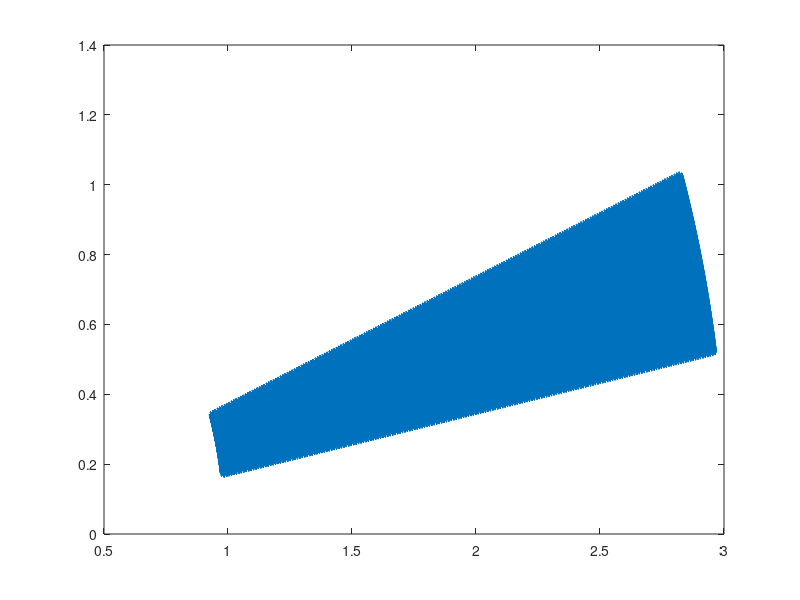

MATLAB code for this plot:
%% Values
% Lmin = input('Lmin = ');
% Lmax = input('Lmax = ');
% LStep= input('LStep = ');
% angmin = input('angMin = ');
% angmax = input('angMax = ');
% angStep = input('angStep = ');

clear all
Lmin   = 1;
Lmax   = 3;
LStep  = 0.01;
angmin = 10;
angmax = 20; 
angStep= 0.01;

%% Method 1
%{
figure, hold on, grid on;
tic
for L = Lmin:LStep:Lmax
    for ang = angmin:angStep:angmax         %angle in degrees
        x = L*cos(ang*pi/180);              %convert angle from degree to radian
        y = L*sin(ang*pi/180);
        plot(x,y,'*');
    end
end
disp('Method 1:');
toc
%}
%% Method 2
%{
tic
x=0; y=0;
for L = Lmin:LStep:Lmax
    for ang = angmin:angStep:angmax         %angle in degrees
        x = [x L*cos(ang*pi/180)];          %convert angle from degree to radian
        y = [y L*sin(ang*pi/180)];
    end
end
plot(x,y,'*');
disp('Method 2:');
toc
%}
%% Method 3
%{
tic
x=[]; y=[]; count = 0;
for L = Lmin:LStep:Lmax
    for ang = angmin:angStep:angmax          %angle in degrees
        count = count + 1;
        x(count) = L*cos(ang*pi/180);        %convert angle from degree to radian
        y(count) = L*sin(ang*pi/180);
    end
end
plot(x,y,'*');
disp('Method 3:');
toc
%}
%% Method 4
%{
tic
x=zeros(1,10000); y=x; count = 0;
for L = Lmin:LStep:Lmax
    for ang = angmin:angStep:angmax          %angle in degrees
        count = count + 1;
        x(count) = L*cos(ang*pi/180);        %convert angle from degree to radian
        y(count) = L*sin(ang*pi/180);
    end
end
plot(x,y,'*');
disp('Method 4:');
toc
%}
%% Method 5
%%{
tic
size_X = ((Lmax-Lmin)/LStep) + 1;
size_Y = ((angmax-angmin)/angStep) +1;
size = size_X * size_Y;
x=zeros(1,size); y=x; count = 0;
for L = Lmin:LStep:Lmax
    for ang = angmin:angStep:angmax          %angle in degrees
        count = count + 1;
        x(count) = L*cos(ang*pi/180);        %convert angle from degree to radian
        y(count) = L*sin(ang*pi/180);
    end
end
plot(x,y,'*');
disp('Method 5:');
toc
%%}